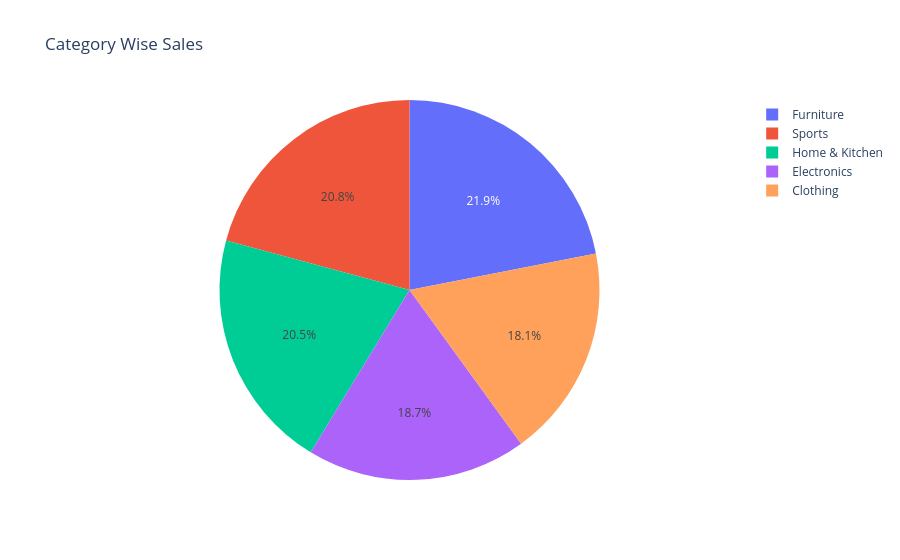

Write notebook code for a chart like this one.
### Markdown cell above
**Code Cell 2
Category Wise Sales**

### Code cell
category_sales = (

    df
    .groupby("Category", as_index=False)["Sales"]
    .sum()

)

fig = px.pie(

    category_sales,

    names="Category",

    values="Sales",

    title="Category Wise Sales"

)

fig.show()

### Figure 1 — Plotly figure (JSON) as saved in the notebook; plotly's stock layout.template omitted (floating-point values rounded to 4 significant figures)
{"data": [{"domain": {"x": [0, 1], "y": [0, 1]}, "hovertemplate": "Category=%{label}<br>Sales=%{value}<extra></extra>", "labels": ["Clothing", "Electronics", "Furniture", "Home & Kitchen", "Sports"], "legendgroup": "", "name": "", "showlegend": true, "type": "pie", "values": [475600000.0, 491400000.0, 576200000.0, 539100000.0, 546700000.0]}], "layout": {"legend": {"tracegroupgap": 0}, "title": {"text": "Category Wise Sales"}}}
